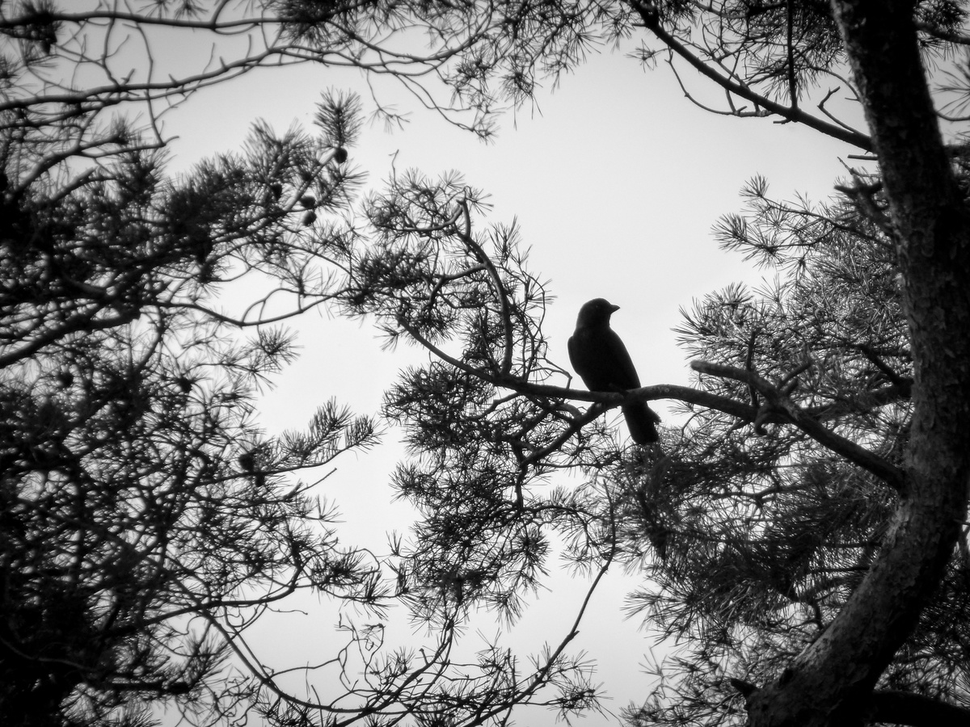
#> input picture khabibulina_s_l/iP_les5/s1200.png, 970 x 727 px, shrunk from 1200 x 900 before the run
$ jupyter execute les5.ipynb
#> lines starting #> are read from the running program, lines starting #| are printed output that depends on the picture
[cell 1]
import cv2
import numpy as np

image=cv2.imread('s1200.png')
#> image is the input picture: shape (727, 970, 3); min 0, max 255, mean 123.9

kernel = np.array([-0.5, 0.5])

dst = cv2.filter2D(image, -1, kernel)
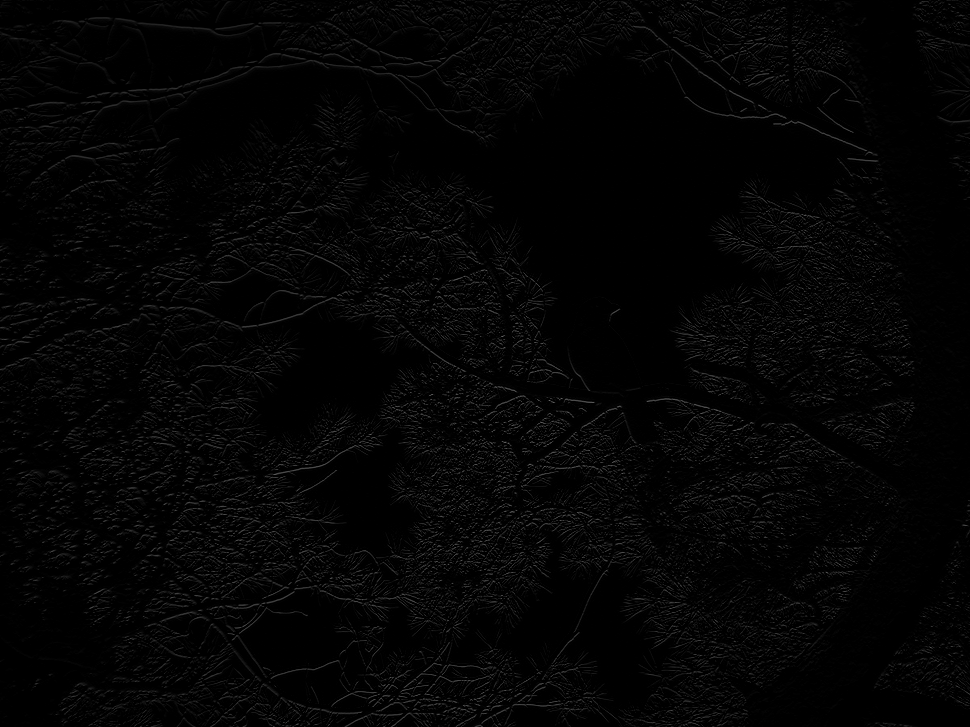
#> dst: shape (727, 970, 3); min 0, max 104, mean 4.1
cv2.imwrite("filtered.png", dst)
#> Out = True
